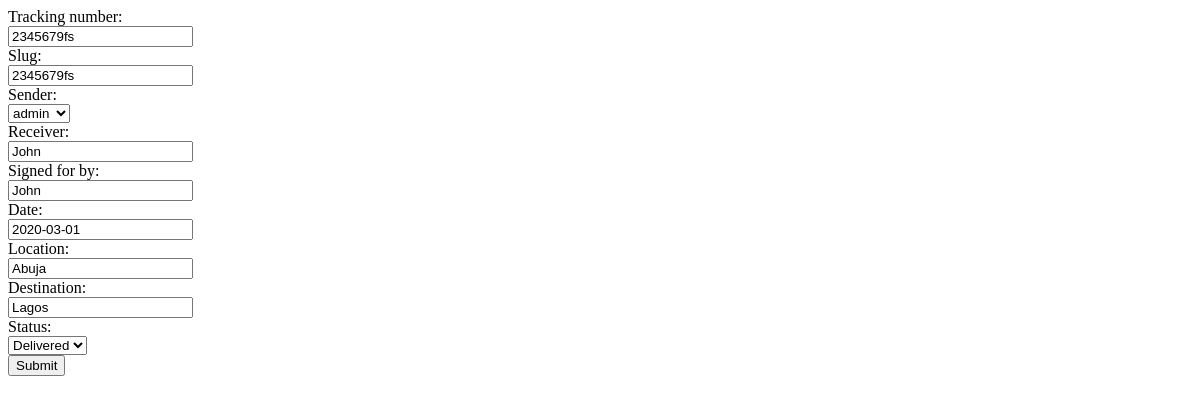
Before: /track/2345679fs/update with the older database file.
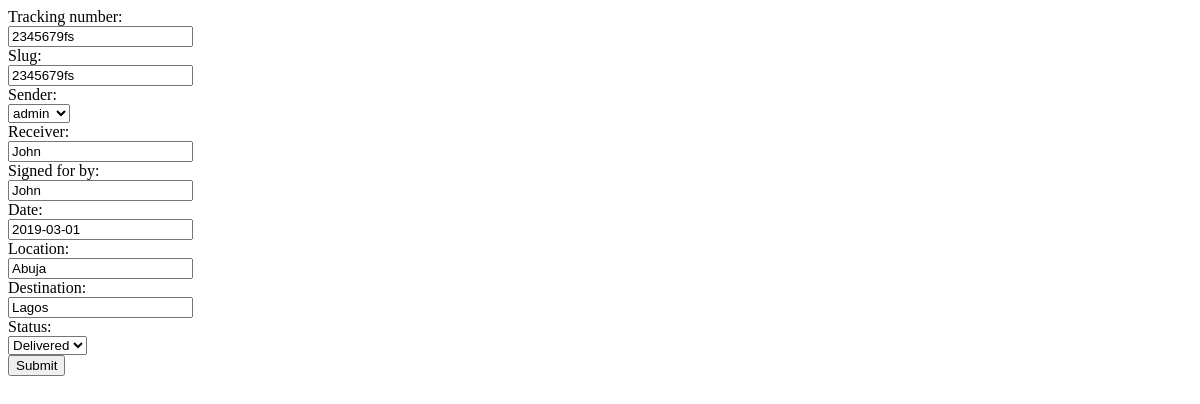
After: the same page with the newer database file.
### project/models.py (models this page shows, shortened)
class Track(models.Model):
    tracking_number = models.CharField(max_length=150, unique=True, primary_key=True)
    slug = models.SlugField(max_length=100)
    sender = models.ForeignKey(User, on_delete=models.CASCADE)
    receiver = models.CharField(max_length=300)
    signed_for_by = models.CharField(max_length=300)
    date = models.DateField()
    time = models.TimeField(auto_now_add=True)
    location = models.CharField(max_length=100, blank=False)
    destination = models.CharField(max_length=100, blank=False)
    status = models.IntegerField(choices=STATUS, default=1)
    class Meta:
        ordering = ['-time']

### project/views.py (the view)
# urls.py: path('track/<slug:slug>/update', views.UpdateTrack.as_view(), name="update"),
class UpdateTrack(UpdateView):
    model = Track
    fields = ['tracking_number', 'slug', 'sender', 'receiver', 'signed_for_by', 'date', 'location', 'destination', 'status']

### project/templates/project/track_form.html (shortened to what this page needs)
<form action="" method="POST" enctype="multipart/form-data">
    {% include 'project/form-template.html' %}
    <div class="button">
        <button type="submit">Submit</button>
    </div>
</form>

### project/templates/project/form-template.html (shortened to what this page needs)
{% for field in form %}
    <label for="">{{ field.label_tag }}</label>
    <div>{{ field }}</div>
{% endfor %}

Changed rows visible on the page:
changed Track "2345679fs": date "2020-03-01" → "2019-03-01"
